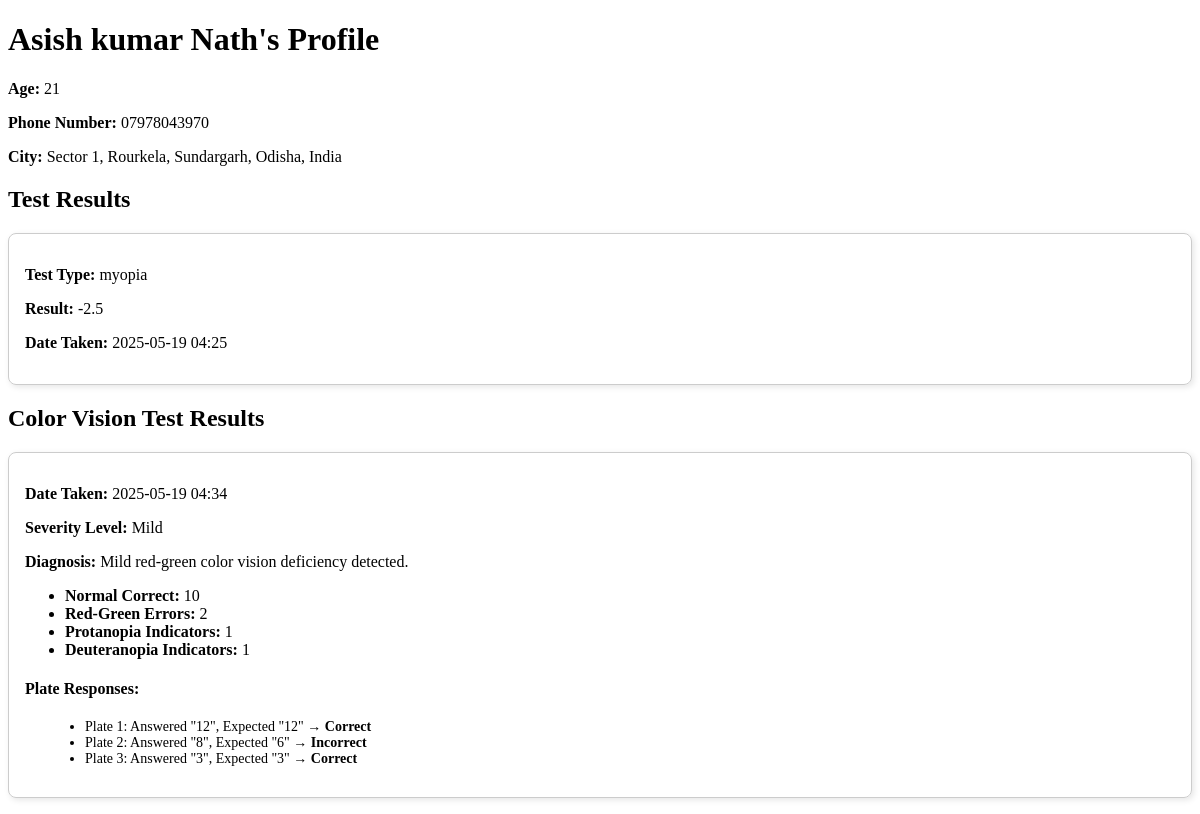
Screenshot of /user_profile/75/ with the database file from the repository.
### BaseInfo/models.py (models this page shows, shortened)
class User(models.Model):
    name = models.CharField(max_length=300)
    age = models.IntegerField()
    ph_Number = models.CharField(max_length=200)
    city = models.CharField(max_length=200)

class TestResult(models.Model):
    TEST_CHOICES = (
        ('myopia', 'Myopia'),
        ('glaucoma', 'Glaucoma'),
    )
    user = models.ForeignKey(User, on_delete=models.CASCADE, related_name='test_results')
    test_type = models.CharField(max_length=100, choices=TEST_CHOICES)
    final_score = models.DecimalField(max_digits=5,decimal_places=2,null=True)
    result_value = models.FloatField(null = True)
    date_taken = models.DateTimeField(auto_now_add=True)

class ColorVisionTest(models.Model):
    SEVERITY_CHOICES = (
        ('none', 'None'),
        ('weak', 'Weak'),
        ('moderate', 'Moderate'),
        ('strong', 'Strong'),
    )
    user = models.ForeignKey(User, on_delete=models.CASCADE, related_name='color_vision_tests')
    date_taken = models.DateTimeField(auto_now_add=True)
    normal_correct = models.PositiveIntegerField(default=0)
    red_green_errors = models.PositiveIntegerField(default=0)
    protanopia_indicators = models.PositiveIntegerField(default=0)
    deuteranopia_indicators = models.PositiveIntegerField(default=0)
    severity_level = models.CharField(max_length=10, choices=SEVERITY_CHOICES, default='none')
    diagnosis_text = models.TextField()

class ColorVisionPlateResponse(models.Model):
    test = models.ForeignKey(ColorVisionTest, on_delete=models.CASCADE, related_name='plate_responses')
    plate_number = models.PositiveIntegerField()
    user_answer = models.CharField(max_length=100)
    expected_text = models.CharField(max_length=255)
    result = models.CharField(
        max_length=10,
        choices=[
            ('correct', 'Correct'),
            ('incorrect', 'Incorrect'),
        ]
    )

### BaseInfo/views.py (the view)
# urls.py: path('user_profile/<int:user_id>/',views.user_profile,name = 'user_profile'),
def user_profile(request, user_id):
    user = get_object_or_404(User, id=user_id)
    test_results = user.test_results.all().order_by('-date_taken')
    color_vision_tests = user.color_vision_tests.all().order_by('-date_taken')
    return render(request, 'user_profile.html', {
        'user': user,
        'test_results': test_results,
        'color_vision_tests': color_vision_tests
    })

### Templates/user_profile.html (shortened to what this page needs)
<!DOCTYPE html>
<html lang="en">
<head>
</head>
<body>
    <h1>{{ user.name }}'s Profile</h1>
    <p><strong>Age:</strong> {{ user.age }}</p>
    <p><strong>Phone Number:</strong> {{ user.ph_Number }}</p>
    <p><strong>City:</strong> {{ user.city }}</p>
    <h2>Test Results</h2>
    {% if test_results %}
        {% for result in test_results %}
            <div class="card">
                <p><strong>Test Type:</strong> {{ result.test_type }}</p>
                <p><strong>Result:</strong> {{ result.result_value }}</p>
                <p><strong>Date Taken:</strong> {{ result.date_taken|date:"Y-m-d H:i" }}</p>
            </div>
        {% endfor %}
    {% else %}
        <p>No test results found.</p>
    {% endif %}
    <h2>Color Vision Test Results</h2>
    {% if color_vision_tests %}
        {% for test in color_vision_tests %}
            <div class="card">
                <p><strong>Date Taken:</strong> {{ test.date_taken|date:"Y-m-d H:i" }}</p>
                <p><strong>Severity Level:</strong> {{ test.severity_level|title }}</p>
                <p><strong>Diagnosis:</strong> {{ test.diagnosis_text }}</p>
                <ul>
                    <li><strong>Normal Correct:</strong> {{ test.normal_correct }}</li>
                    <li><strong>Red-Green Errors:</strong> {{ test.red_green_errors }}</li>
                    <li><strong>Protanopia Indicators:</strong> {{ test.protanopia_indicators }}</li>
                    <li><strong>Deuteranopia Indicators:</strong> {{ test.deuteranopia_indicators }}</li>
                </ul>
                <h4>Plate Responses:</h4>
                <ul class="response-list">
                    {% for response in test.plate_responses.all %}
                        <li>
                            Plate {{ response.plate_number }}:
                            Answered "{{ response.user_answer }}",
                            Expected "{{ response.expected_text }}" →
                            <strong>{{ response.result|title }}</strong>
                        </li>
                    {% endfor %}
                </ul>
            </div>
        {% endfor %}
    {% else %}
        <p>No color vision test results found.</p>
    {% endif %}
</body>
</html>

### Templates/user_profile.html (style rules this page uses)
.card { border: 1px solid #ccc; border-radius: 8px; padding: 16px; margin: 16px 0; box-shadow: 2px 2px 6px rgba(0,0,0,0.1); }
.response-list { margin-left: 20px; font-size: 14px; }

### rows the page displays
User: name "Asish kumar Nath", age "21", ph_Number "07978043970", city "Sector 1, Rourkela, Sundargarh, Odisha, India"
TestResult: test_type "myopia", result_value "-2.5", date_taken "2025-05-19 04:25"
ColorVisionTest: date_taken "2025-05-19 04:34", severity_level "Mild", diagnosis_text "Mild red-green color vision deficiency detected.", normal_correct "10", red_green_errors "2", protanopia_indicators "1", deuteranopia_indicators "1"
ColorVisionPlateResponse: plate_number "1", user_answer "12", expected_text "12", result "Correct"
ColorVisionPlateResponse: plate_number "2", user_answer "8", expected_text "6", result "Incorrect"
ColorVisionPlateResponse: plate_number "3", user_answer "3", expected_text "3", result "Correct"
